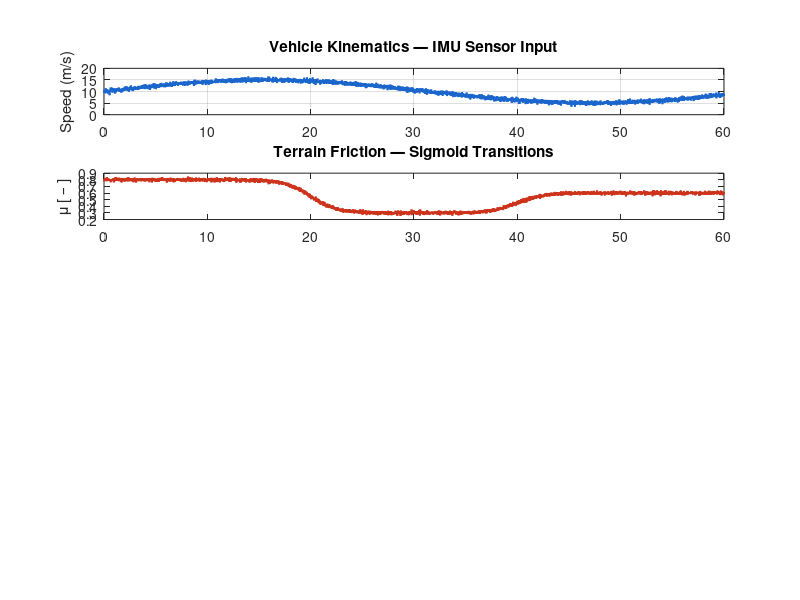

This figure's MATLAB source: (Note: this script raises an error after producing the figure.)
% =========================================================================
% PROJECT : AI-Supported Adaptive Tension Track System
% AUTHOR  : Ayça Bahar Güner — Dokuz Eylül University, Mech. Eng.
% VERSION : 3.0 — Full PoC + Frequency Domain Stability Analysis
% DATE    : May 2026
%
% NOTES ON PLANT MODEL:
%   The actuator is modelled as a first-order lag (tau = 0.3 s), consistent
%   with typical hydraulic cylinder response times reported in literature
%   (e.g., Ryu et al., 2010, J. Terramechanics). This is a deliberate
%   simplification; the full nonlinear sprocket-engagement model is
%   deferred to the ANSYS / Simulink Digital Twin phase.
%
% DIMENSIONAL ANALYSIS OF REFERENCE TENSION EQUATION:
%   T_ref = T0 + alpha*(v^2) - beta*mu       [Units: N]
%   T0    : N          (nominal pre-tension)
%   v     : m/s   → v^2 : m^2/s^2
%   alpha : N·s^2/m^2  (empirical; to be replaced by GA/PSO optimisation)
%   mu    : dimensionless
%   beta  : N          (empirical; same note)
% =========================================================================

clear; clc; close all;

%% ── 1. SIMULATION PARAMETERS ────────────────────────────────────────────
dt    = 0.01;           % [s]  timestep
t_end = 60;             % [s]  total run time
t     = 0:dt:t_end;
N     = length(t);

%% ── 2. PHYSICAL & CONTROLLER CONSTANTS ──────────────────────────────────
T0    = 50000;          % [N]       nominal pre-tension
alpha = 15;             % [N·s²/m²] velocity weight   (heuristic)
beta  = 25000;          % [N]       terrain weight     (heuristic)

Kp = 1.2;
Ki = 0.10;
Kd = 0.08;

u_max =  15000;         % [N]  max hydraulic force increment
u_min = -15000;         % [N]  min hydraulic force increment

tau   = 0.3;            % [s]  hydraulic cylinder lag (literature-based)

%% ── 3. SYNTHETIC SENSOR DATA ─────────────────────────────────────────────
rng(42);
v_vehicle = 10 + 5*sin(0.1*t) + 0.5*randn(1,N);   % [m/s]

mu_asphalt = 0.8;
mu_mud     = 0.3;
mu_rocky   = 0.6;
k_sig      = 0.8;

w1 = 1 ./ (1 + exp( k_sig*(t - 20)));
w2 = 1 ./ (1 + exp(-k_sig*(t - 20))) .* ...
     1 ./ (1 + exp( k_sig*(t - 40)));
w3 = 1 ./ (1 + exp(-k_sig*(t - 40)));

mu_terrain = w1*mu_asphalt + w2*mu_mud + w3*mu_rocky;
mu_terrain = mu_terrain + 0.015*randn(1,N);

%% ── 4. REFERENCE TENSION ─────────────────────────────────────────────────
T_ref = T0 + alpha*(v_vehicle.^2) - beta*mu_terrain;

T_min_physical = 20000;
T_max_physical = 80000;
T_ref = max(T_min_physical, min(T_max_physical, T_ref));

%% ── 5. ANTI-WINDUP PID CONTROL LOOP ──────────────────────────────────────
T_actual    = zeros(1,N);
T_actual(1) = T0;
u_history   = zeros(1,N);
e           = zeros(1,N);
e_int       = 0;
windup_flag = zeros(1,N);

for i = 2:N
    e(i) = T_ref(i) - T_actual(i-1);

    P = Kp * e(i);
    D = Kd * (e(i) - e(i-1)) / dt;

    u_test         = P + Ki*e_int + D;
    saturated_high = (u_test >= u_max) && (e(i) > 0);
    saturated_low  = (u_test <= u_min) && (e(i) < 0);

    if saturated_high || saturated_low
        windup_flag(i) = 1;
    else
        e_int = e_int + e(i)*dt;
    end

    I = Ki * e_int;
    u = max(u_min, min(u_max, P + I + D));
    u_history(i) = u;

    dT = (u - (T_actual(i-1) - T0)) / tau;
    T_actual(i) = T_actual(i-1) + dT*dt;
end

%% ── 6. PERFORMANCE METRICS ───────────────────────────────────────────────
RMSE            = sqrt(mean(e.^2));
max_error       = max(abs(e));
windup_pct      = 100 * sum(windup_flag) / N;
derail_risk_pct = 100 * sum(T_actual < T_min_physical) / N;

fprintf('═══════════════════════════════════════\n');
fprintf('  SIMULATION PERFORMANCE METRICS\n');
fprintf('═══════════════════════════════════════\n');
fprintf('  RMSE (tracking error)   : %8.1f N\n', RMSE);
fprintf('  Max absolute error      : %8.1f N\n', max_error);
fprintf('  Anti-windup active      : %8.1f %%\n', windup_pct);
fprintf('  Derailment risk window  : %8.1f %%\n', derail_risk_pct);
fprintf('═══════════════════════════════════════\n');

%% ── 7. TIME DOMAIN VISUALISATION ─────────────────────────────────────────
figure('Name','Adaptive Track Tension — Time Domain', ...
       'Position',[50, 40, 1000, 900], 'Color','white');

ax1 = subplot(5,1,1);
plot(t, v_vehicle, 'Color',[0.1 0.4 0.8], 'LineWidth',1.4);
ylabel('Speed (m/s)'); title('Vehicle Kinematics — IMU Sensor Input');
grid on; xlim([0 t_end]);

ax2 = subplot(5,1,2);
plot(t, mu_terrain, 'Color',[0.8 0.2 0.1], 'LineWidth',1.4);
ylabel('\mu [ – ]'); title('Terrain Friction — Sigmoid Transitions');
yline(mu_asphalt,'b--','Asphalt','LabelHorizontalAlignment','left','FontSize',8);
yline(mu_mud,    'g--','Mud',    'LabelHorizontalAlignment','left','FontSize',8);
yline(mu_rocky,  'k--','Rocky',  'LabelHorizontalAlignment','left','FontSize',8);
grid on; xlim([0 t_end]); ylim([0.1 1.0]);

ax3 = subplot(5,1,3);
plot(t, T_ref,    'k--', 'LineWidth',1.8, 'DisplayName','T_{ref}'); hold on;
plot(t, T_actual, 'Color',[0.1 0.7 0.2], 'LineWidth',1.5, 'DisplayName','T_{actual}');
yline(T_min_physical,'r:','Derailment threshold','FontSize',8,'LabelHorizontalAlignment','left');
ylabel('Tension (N)'); title(sprintf('PID Tracking — RMSE = %.0f N', RMSE));
legend('Location','best','FontSize',8); grid on; xlim([0 t_end]);

ax4 = subplot(5,1,4);
plot(t, u_history, 'Color',[0.6 0.1 0.7], 'LineWidth',1.4);
yline(u_max,'r--','u_{max}','LabelHorizontalAlignment','left','FontSize',8);
yline(u_min,'r--','u_{min}','LabelHorizontalAlignment','left','FontSize',8);
ylabel('Force (N)'); title('Actuator Control Signal');
grid on; xlim([0 t_end]); ylim([u_min*1.2 u_max*1.2]);

ax5 = subplot(5,1,5);
area(t, windup_flag*u_max, 'FaceColor',[1 0.6 0.1], 'FaceAlpha',0.5, 'EdgeColor','none');
ylabel('Active [0/1]'); xlabel('Time (s)');
title(sprintf('Anti-Windup Events — Active %.1f%% of runtime', windup_pct));
grid on; xlim([0 t_end]); ylim([-1000 u_max*1.1]);

linkaxes([ax1 ax2 ax3 ax4 ax5], 'x');
sgtitle('AI-Supported Adaptive Track Tension — Time Domain (v3.0)', ...
        'FontSize',13,'FontWeight','bold');

%% ── 8. FREQUENCY DOMAIN — STABILITY ANALYSIS ────────────────────────────
s        = tf('s');
G        = 1 / (tau*s + 1);
N_filter = 100;
C        = pid(Kp, Ki, Kd, 1/N_filter);
L        = C * G;
CL       = feedback(L, 1);

[Gm, Pm, Wcg, Wcp] = margin(L);
bw = bandwidth(CL);

fprintf('\n═══════════════════════════════════════\n');
fprintf('  STABILITY MARGINS\n');
fprintf('═══════════════════════════════════════\n');
fprintf('  Gain margin          : %6.2f dB   (at %.2f rad/s)\n', 20*log10(Gm), Wcg);
fprintf('  Phase margin         : %6.2f deg  (at %.2f rad/s)\n', Pm, Wcp);
fprintf('  Closed-loop BW       : %6.2f rad/s  (%.2f Hz)\n', bw, bw/(2*pi));
fprintf('  Stability assessment : ');
if Pm > 45 && 20*log10(Gm) > 6
    fprintf('ROBUST (Pm>45deg, Gm>6dB)\n');
elseif Pm > 0
    fprintf('STABLE but marginal — consider retuning\n');
else
    fprintf('UNSTABLE — retune gains\n');
end
fprintf('═══════════════════════════════════════\n');

%% ── 9. FREQUENCY DOMAIN PLOTS ────────────────────────────────────────────
figure('Name','Frequency Domain Stability Analysis', ...
       'Position',[100 50 1000 750], 'Color','white');

subplot(2,2,[1,2]);
bodeplot(L, {0.01, 1000});
grid on;
title(sprintf('Open-Loop Bode — Pm = %.1f°,  Gm = %.1f dB', Pm, 20*log10(Gm)));

subplot(2,2,3);
nicholsplot(L);
grid on;
title('Nichols Chart — Robustness Visualization');

subplot(2,2,4);
step(CL, 5);
grid on;
title(sprintf('Closed-Loop Step Response  |  BW = %.2f Hz', bw/(2*pi)));
ylabel('Normalized Tension'); xlabel('Time (s)');

sgtitle('Adaptive Track Tension — Stability & Frequency Analysis (v3.0)', ...
        'FontSize',12,'FontWeight','bold');

figure('Name','Gain & Phase Margin Detail','Color','white');
margin(L);
grid on;
title(sprintf('Stability Margins  |  Gm = %.2f dB  |  Pm = %.2f deg', ...
              20*log10(Gm), Pm));
